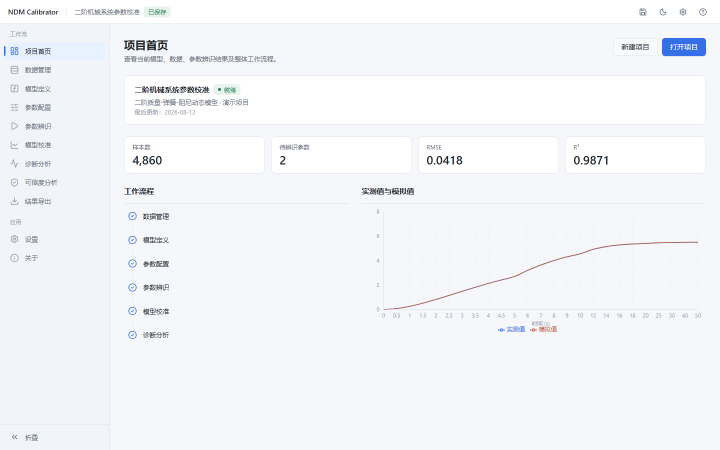
#> input picture NDM_Calibrator/reference/web_screenshots/dashboard.png, 1440 x 900 px (shown at 1/2 size)
$ python build_ui_comparison.py
#> lines starting #> are read from the running program, lines starting #| are printed output that depends on the picture
from __future__ import annotations

from pathlib import Path

from PIL import Image, ImageDraw

ROOT = Path(__file__).resolve().parents[1]
WEB = ROOT / "reference" / "web_screenshots"
STATE_WEB = ROOT / "reference" / "web_screenshots_states"
QT = ROOT / "screenshots_qt"
OUT = ROOT / "comparison"
OUT.mkdir(exist_ok=True)
STATE_OUT = OUT / "states"
STATE_OUT.mkdir(exist_ok=True)

PAIRS = [
    ("dashboard.png", "01_dashboard.png", "01_dashboard_compare.png"),
    ("data.png", "02_data.png", "02_data_compare.png"),
    ("model.png", "03_model.png", "03_model_compare.png"),
    ("parameters.png", "04_parameters.png", "04_parameters_compare.png"),
    ("identification.png", "05_identification_ready.png", "05_identification_ready_compare.png"),
    ("identification_completed.png", "07_identification_completed.png", "07_identification_completed_compare.png"),
    ("calibration.png", "08_calibration.png", "08_calibration_compare.png"),
    ("diagnostics_residuals.png", "09_diagnostics_residuals.png", "09_diagnostics_residuals_compare.png"),
    ("diagnostics_correlation.png", "10_diagnostics_correlation.png", "10_diagnostics_correlation_compare.png"),
    ("uncertainty_bootstrap.png", "11_uncertainty_bootstrap.png", "11_uncertainty_bootstrap_compare.png"),
    ("export.png", "12_export.png", "12_export_compare.png"),
]

STATE_PAIRS = [
    ("identification_advanced.png", "states/identification_advanced.png", "identification_advanced_compare.png"),
    ("identification_running.png", "06_identification_running.png", "identification_running_compare.png"),
    ("diagnostics_sensitivity.png", "states/diagnostics_sensitivity.png", "diagnostics_sensitivity_compare.png"),
    ("uncertainty.png", "states/uncertainty_multistart.png", "uncertainty_multistart_compare.png"),
    ("export_result.png", "states/export_completed.png", "export_completed_compare.png"),
]


def build_pair(web_dir: Path, web_name: str, qt_name: str, out_name: str, out_dir: Path) -> None:
#> called with web_name = 'dashboard.png', qt_name = '01_dashboard.png', out_name = '01_dashboard_compare.png'
    web = Image.open(web_dir / web_name).convert("RGB")
#> web is the input picture: PIL image 1440x900 RGB; mean R, G, B 243.5, 245.5, 248.5
    qt = Image.open(QT / qt_name).convert("RGB")
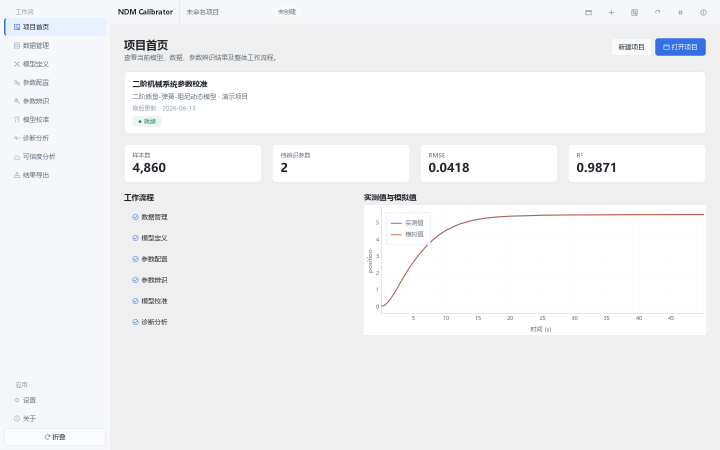
#> input picture NDM_Calibrator/screenshots_qt/01_dashboard.png, 1440 x 900 px (shown at 1/2 size)
#> qt is the input picture: PIL image 1440x900 RGB; mean R, G, B 242.2, 242.9, 244
    target_h = min(web.height, qt.height)
#> target_h = 900
    web = web.resize((round(web.width * target_h / web.height), target_h))
    qt = qt.resize((round(qt.width * target_h / qt.height), target_h))
    header = 34
    canvas = Image.new("RGB", (web.width + qt.width, target_h + header), "white")
#> canvas: PIL image 2880x934 RGB; every value is 255
    canvas.paste(web, (0, header))
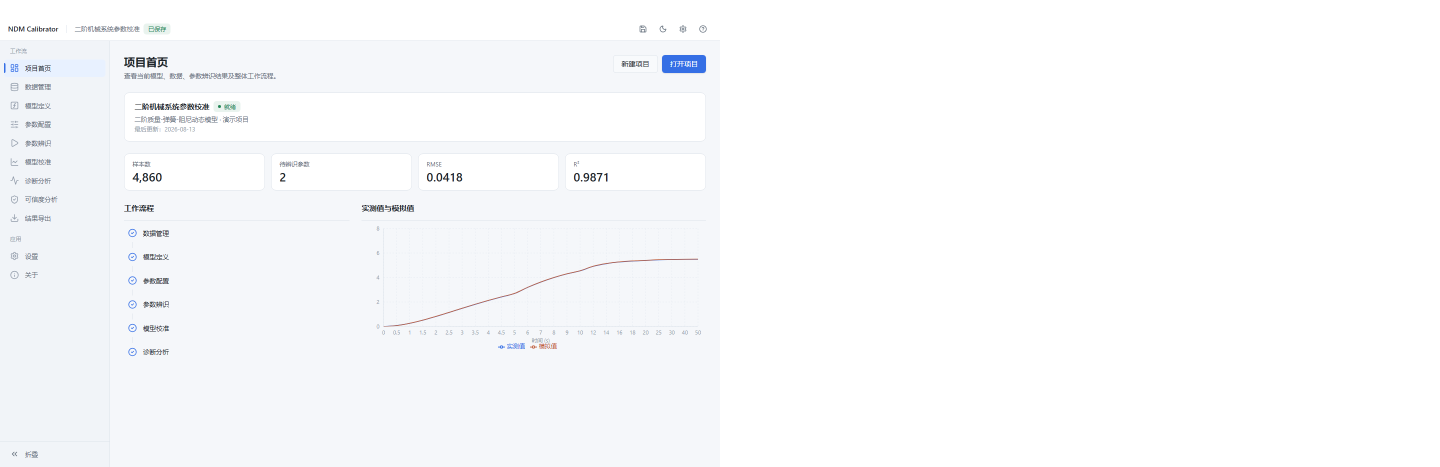
#> canvas: PIL image 2880x934 RGB (shown at 1/2 size); mean R, G, B 249.5, 250.4, 251.9
    canvas.paste(qt, (web.width, header))
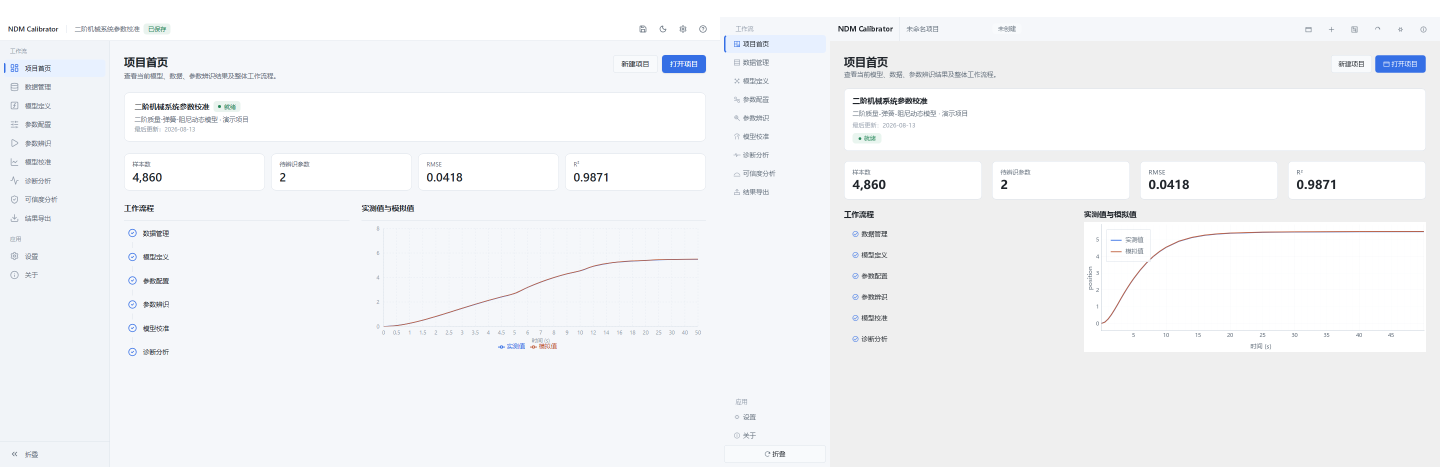
#> canvas: PIL image 2880x934 RGB (shown at 1/2 size); mean R, G, B 243.3, 244.6, 246.6
    draw = ImageDraw.Draw(canvas)
    draw.text((12, 9), "Web Reference", fill="#20252B")
    draw.text((web.width + 12, 9), "PySide6", fill="#20252B")
    draw.line((web.width, 0, web.width, canvas.height), fill="#C9D2DC", width=2)
    canvas.save(out_dir / out_name)
    print(f"saved: {out_name}")


def main():
    for web_name, qt_name, out_name in PAIRS:
        build_pair(WEB, web_name, qt_name, out_name, OUT)
#> pass 2 of the loop in main, `for web_name, qt_name, out_name in PAIRS:`:
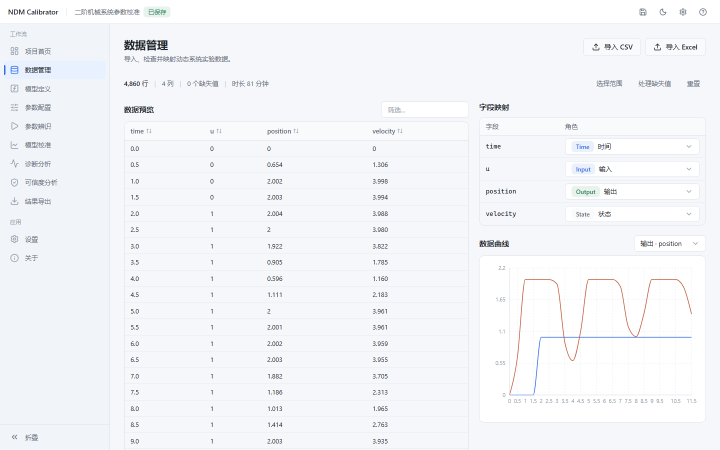
#> input picture NDM_Calibrator/reference/web_screenshots/data.png, 1440 x 900 px (shown at 1/2 size)
#> in build_pair, web is the input picture: PIL image 1440x900 RGB; mean R, G, B 243.5, 245.4, 248.1
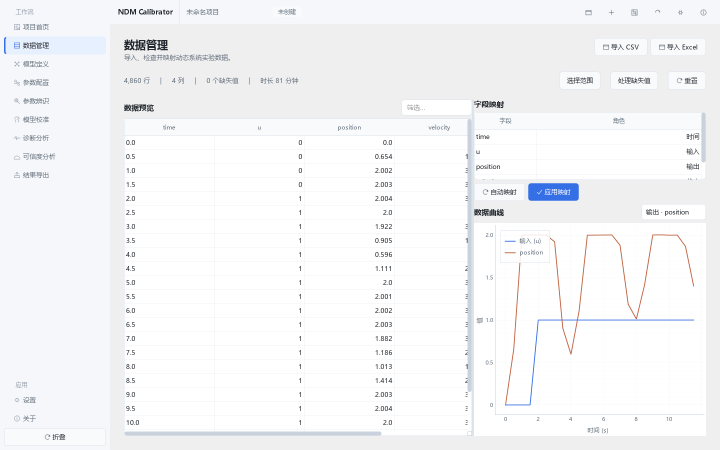
#> input picture NDM_Calibrator/screenshots_qt/02_data.png, 1440 x 900 px (shown at 1/2 size)
#> in build_pair, qt is the input picture: PIL image 1440x900 RGB; mean R, G, B 244.9, 245.7, 247.1
#> in build_pair (call 2), `canvas.paste(qt, (web.width, header))`:
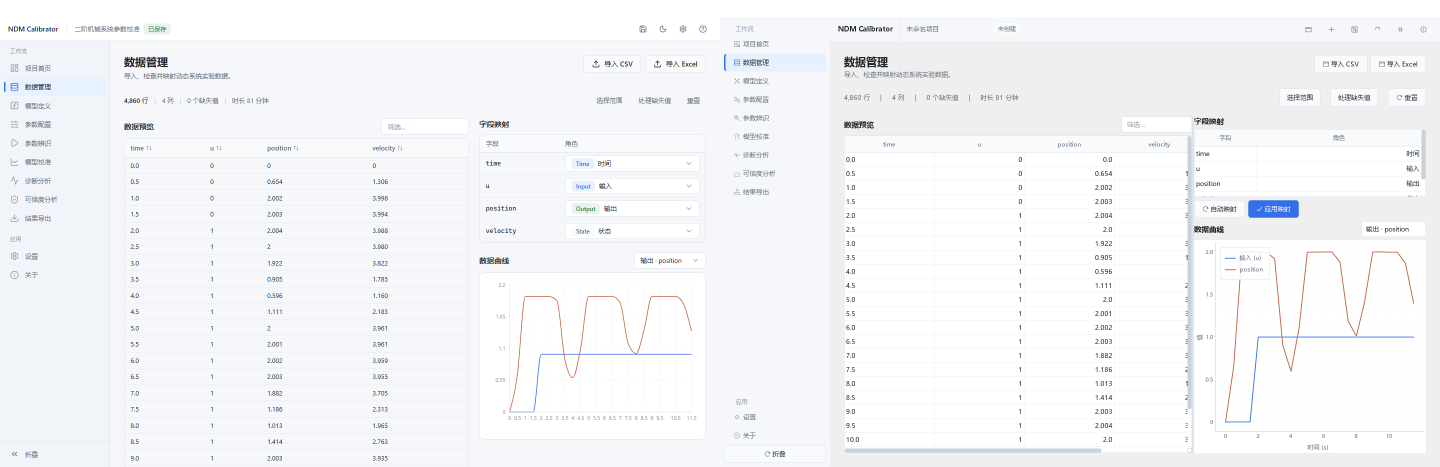
#> canvas: PIL image 2880x934 RGB (shown at 1/2 size); mean R, G, B 244.6, 245.9, 247.9
#> pass 3 of the loop in main, `for web_name, qt_name, out_name in PAIRS:`:
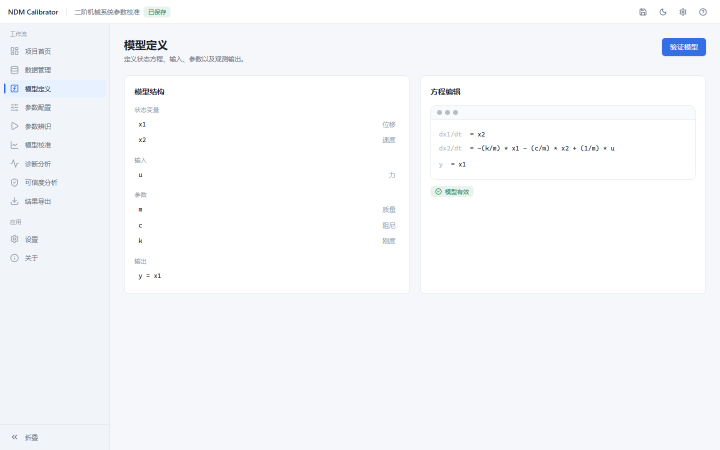
#> input picture NDM_Calibrator/reference/web_screenshots/model.png, 1440 x 900 px (shown at 1/2 size)
#> in build_pair, web is the input picture: PIL image 1440x900 RGB; mean R, G, B 246.7, 248.3, 250.6
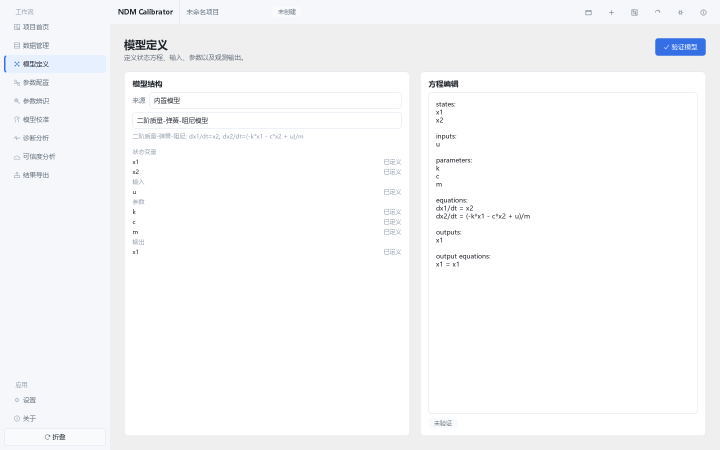
#> input picture NDM_Calibrator/screenshots_qt/03_model.png, 1440 x 900 px (shown at 1/2 size)
#> in build_pair, qt is the input picture: PIL image 1440x900 RGB; mean R, G, B 248.1, 248.8, 249.9
#> in build_pair (call 3), `canvas.save(out_dir / out_name)`:
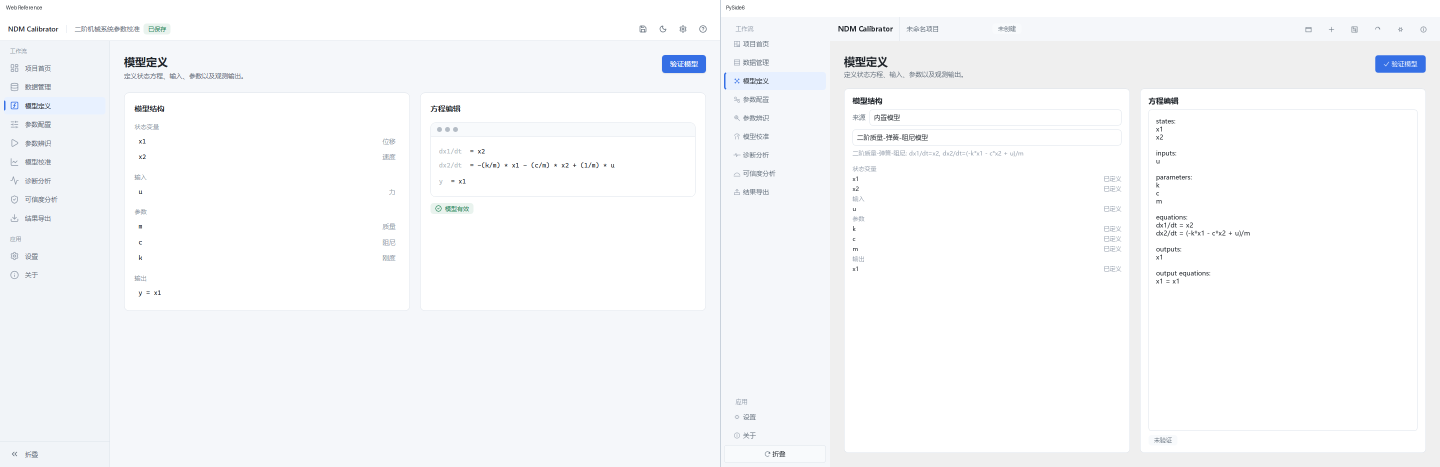
#> saved as 03_model_compare.png: PIL image 2880x934 RGB (shown at 1/2 size); mean R, G, B 247.6, 248.7, 250.4
#> the loop made 4 passes; the first 3 are shown
    for web_name, qt_name, out_name in STATE_PAIRS:
        build_pair(STATE_WEB, web_name, qt_name, out_name, STATE_OUT)


if __name__ == "__main__":
#> (the run stopped early here; a loop or call above may not have finished)
